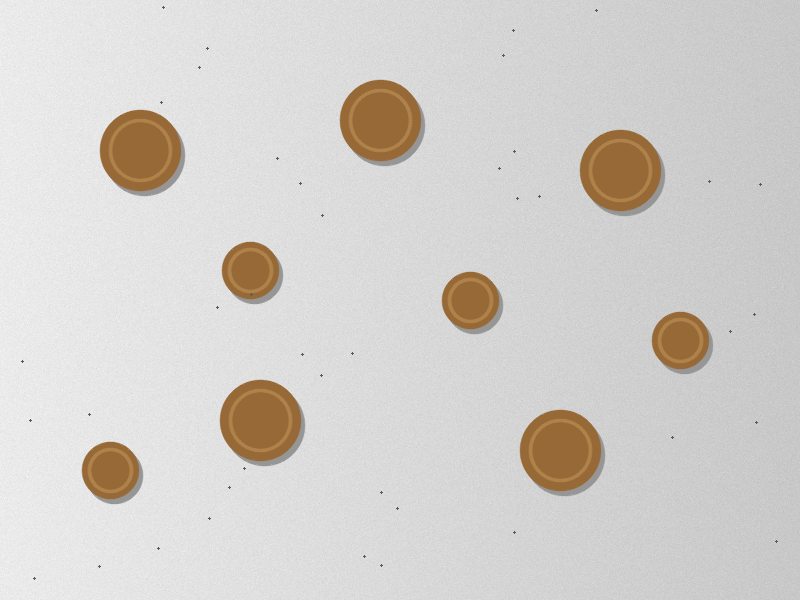
#> input picture LAB/opencv-lab-instructor/opencv-lab/data/coins.png, 800 x 600 px
$ python p2_coin_counter.py --image ../../data/coins.png
#> lines starting #> are read from the running program, lines starting #| are printed output that depends on the picture; after the words box and inside, x2 and y2 are one past the last pixel; in counts of white or black regions, pixels touching at a corner belong together
### LAB/opencv-lab-instructor/opencv-lab/labutils.py
"""
labutils.py - small helpers shared by every exercise in the OpenCV lab.

You do not need to edit this file. It gives you:
    data(name)        full path of a file in the data/ folder
    out(name)         full path of a file in the output/ folder
    show(title, img)  cv2.imshow + cv2.waitKey in one call (returns the key)
    open_source(src)  open a webcam ("0") or a video file, with a safe fallback
    grid(images)      put several images side by side, with labels
    frame_limit(n)    lets the automatic tests stop long video loops

Headless mode: if the environment variable LAB_HEADLESS=1 is set, show()
saves images into output/ instead of opening windows. This is useful on
computers without a display (servers, some cloud notebooks).
"""
import os
from pathlib import Path

import cv2
import numpy as np

ROOT = Path(__file__).resolve().parent
DATA = ROOT / "data"
OUT = ROOT / "output"
OUT.mkdir(exist_ok=True)

HEADLESS = os.environ.get("LAB_HEADLESS") == "1"
MAX_FRAMES = int(os.environ.get("LAB_MAX_FRAMES", "0"))
FONT = cv2.FONT_HERSHEY_SIMPLEX


# [6 lines left out: function data, not called in this run]


def out(name):
    """Return the full path of a file in the output/ folder."""
    return str(OUT / name)


def _safe(title):
    return "".join(ch if ch.isalnum() else "_" for ch in title).strip("_")


def show(title, img, wait=0):
    """Show an image and wait. wait=0 waits for a key; wait=1 is for video loops.

    Returns the key that was pressed (or -1 / 255 when nothing was pressed).
    """
    if HEADLESS:
        cv2.imwrite(out(f"{_safe(title)}.png"), img)
        return -1
    cv2.imshow(title, img)
    return cv2.waitKey(wait) & 0xFF


def close():
    """Close every OpenCV window."""
    if not HEADLESS:
        cv2.destroyAllWindows()


# [31 lines left out: functions open_source, delay_for, not called in this run]


def frame_limit(n):
    """True when an automatic test asked the loop to stop after LAB_MAX_FRAMES frames."""
    return MAX_FRAMES > 0 and n >= MAX_FRAMES


# [23 lines left out: functions to_bgr, grid, not called in this run]

### LAB/opencv-lab-instructor/opencv-lab/solutions/projects/p2_coin_counter.py
"""
Project 2 - Coin counter                                 (blocks 05, 06, 07)

Count the coins in data/coins.png, measure each one, and sort them into
large and small by area.
Run:   python projects/p2_coin_counter.py
       python projects/p2_coin_counter.py --image my_photo.jpg

Done when: the program prints 9 coins (5 large, 4 small) and saves
           output/coins_counted.png with every coin numbered.
Hint:  coins are DARK on light paper, so use THRESH_BINARY_INV.
"""
import argparse
import sys
from pathlib import Path

sys.path.insert(0, str(next(p for p in Path(__file__).resolve().parents if (p / "labutils.py").exists())))
import cv2
import numpy as np
from labutils import FONT, close, data, out, show

ap = argparse.ArgumentParser()
ap.add_argument("--image", default=None)
ap.add_argument("--min-area", type=int, default=300)
args = ap.parse_args()

img = cv2.imread(args.image or data("coins.png"))
#> img is the input picture: shape (600, 800, 3); mean B, G, R 204.3, 208.2, 211.6

# 1. binary mask: coins white, paper black
gray = cv2.cvtColor(img, cv2.COLOR_BGR2GRAY)
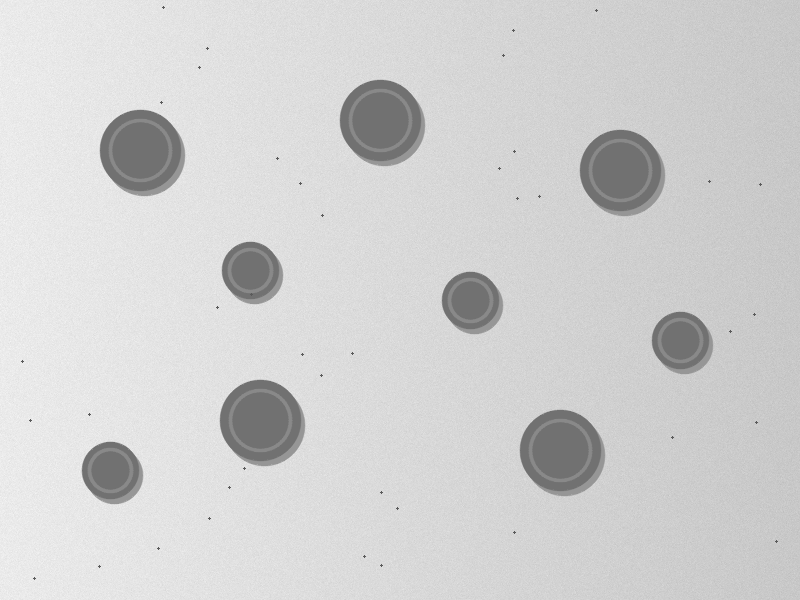
#> gray: shape (600, 800); min 90, max 246, mean 208.8
blur = cv2.GaussianBlur(gray, (7, 7), 0)
_, bw = cv2.threshold(blur, 0, 255, cv2.THRESH_BINARY_INV + cv2.THRESH_OTSU)
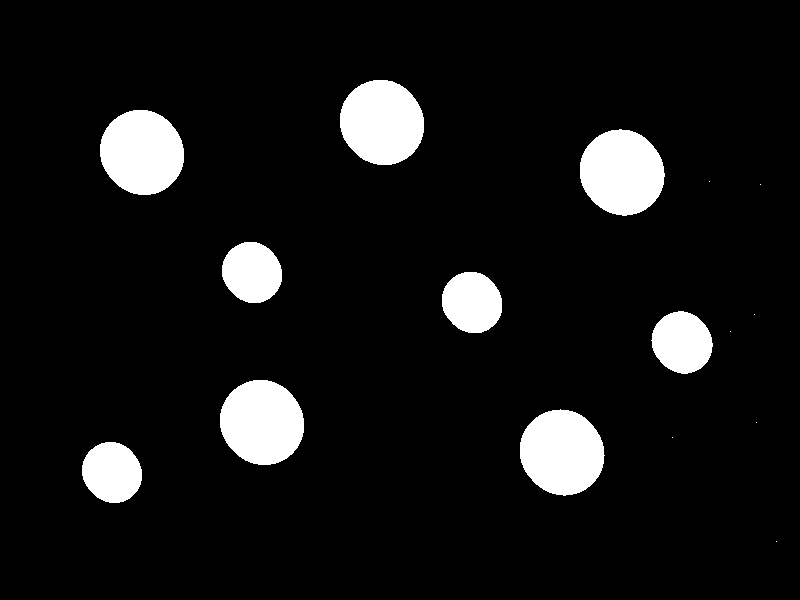
#> bw: shape (600, 800); 8.3% white; 16 white regions (7 under 20 px), largest, box (x1, y1, x2, y2) and area: (580, 129, 665, 216) 5683, (520, 409, 605, 496) 5669, (340, 80, 424, 165) 5616
bw = cv2.morphologyEx(bw, cv2.MORPH_OPEN, np.ones((5, 5), np.uint8))
#> bw: shape (600, 800); 8.3% white; 9 white regions

# 2. contours -> filter -> measure
contours, _ = cv2.findContours(bw, cv2.RETR_EXTERNAL, cv2.CHAIN_APPROX_SIMPLE)
#> contours = 9 contours; largest, box (x1, y1, x2, y2) and area: (580, 130, 664, 216) 5556, (520, 410, 604, 495) 5544, (340, 80, 424, 165) 5497, (220, 380, 304, 465) 5480, (100, 110, 184, 195) 5468
coins = [c for c in contours if cv2.contourArea(c) > args.min_area]
#> coins has the same summary as contours
areas = [cv2.contourArea(c) for c in coins]
#> areas = [2761.5, 5544.5, 5480, 2843.5, 2806.5, 2773, 5556.5, 5467.5, 5497]

# 3. split large / small halfway between the smallest and largest area
split = (min(areas) + max(areas)) / 2 if areas else 0
#> split = 4159
large = 0
for i, (c, a) in enumerate(zip(coins, areas), start=1):
    (x, y), r = cv2.minEnclosingCircle(c)
    is_large = a > split
    large += is_large
    color = (0, 200, 0) if is_large else (255, 150, 0)
    cv2.circle(img, (int(x), int(y)), int(r), color, 3)
    cv2.putText(img, str(i), (int(x) - 8, int(y) + 8), FONT, 0.8, (255, 255, 255), 2)
    print(f"coin {i}: area {a:6.0f} px   {'large' if is_large else 'small'}")
#> this loop made 9 passes
#> (a, x, y, r, is_large, large, color) on passes 1 to 9: (2761.5, 111.6, 472.2, 31.09, False, 0, (255, 150, 0)), (5544.5, 561.6, 452.2, 43.57, True, 1, (0, 200, 0)), (5480, 261.9, 422.1, 43.27, True, 2, (0, 200, 0)), (2843.5, 682, 342, 31.62, False, 2, (255, 150, 0)), (2806.5, 471.9, 302.1, 31.39, False, 2, (255, 150, 0)), (2773, 252, 272, 31.18, False, 2, (255, 150, 0)), (5556.5, 621.6, 172.2, 43.57, True, 3, (0, 200, 0)), (5467.5, 141.6, 152.1, 43.15, True, 4, (0, 200, 0)), (5497, 382, 121.9, 43.35, True, 5, (0, 200, 0))
#| coin 1: area   2762 px   small
#| coin 2: area   5544 px   large
#| coin 3: area   5480 px   large
#| coin 4: area   2844 px   small
#| coin 5: area   2806 px   small
#| coin 6: area   2773 px   small
#| coin 7: area   5556 px   large
#| coin 8: area   5468 px   large
#> (further printed lines are left out)
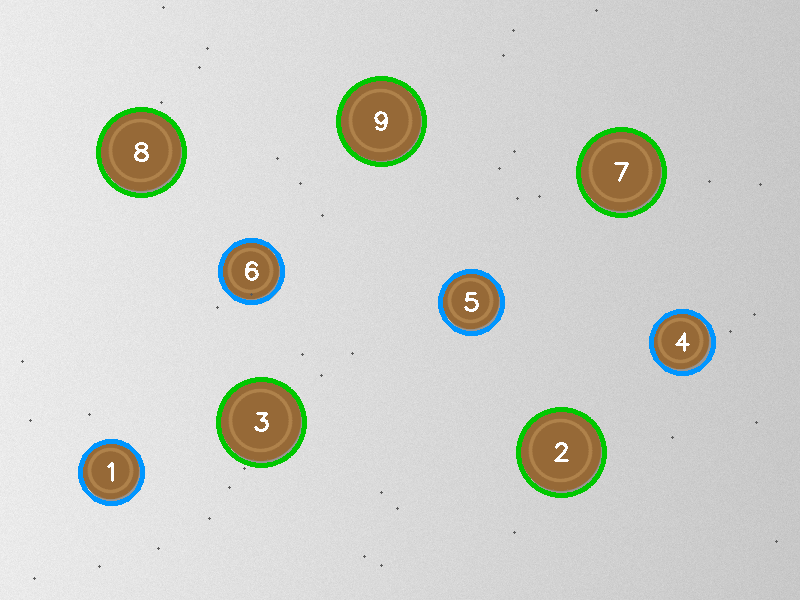
#> img: shape (600, 800, 3); 2.45% of pixels changed, all inside (x1, y1, x2, y2) = (78, 76, 716, 506)
#> after the loop, large = 5

summary = f"{len(coins)} coins: {large} large, {len(coins) - large} small"
#> summary = '9 coins: 5 large, 4 small'
print(summary)
#| 9 coins: 5 large, 4 small
cv2.putText(img, summary, (10, 30), FONT, 0.9, (0, 0, 200), 2)
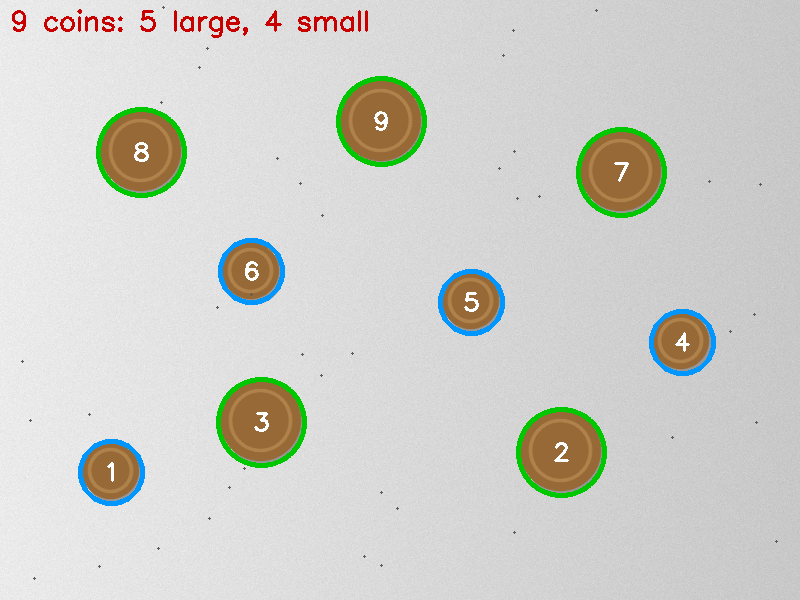
#> img: shape (600, 800, 3); 0.45% of pixels changed, all inside (x1, y1, x2, y2) = (12, 9, 368, 38)
cv2.imwrite(out("coins_counted.png"), img)
show("Coin counter", img)
#> (key Esc is pressed here)
close()
